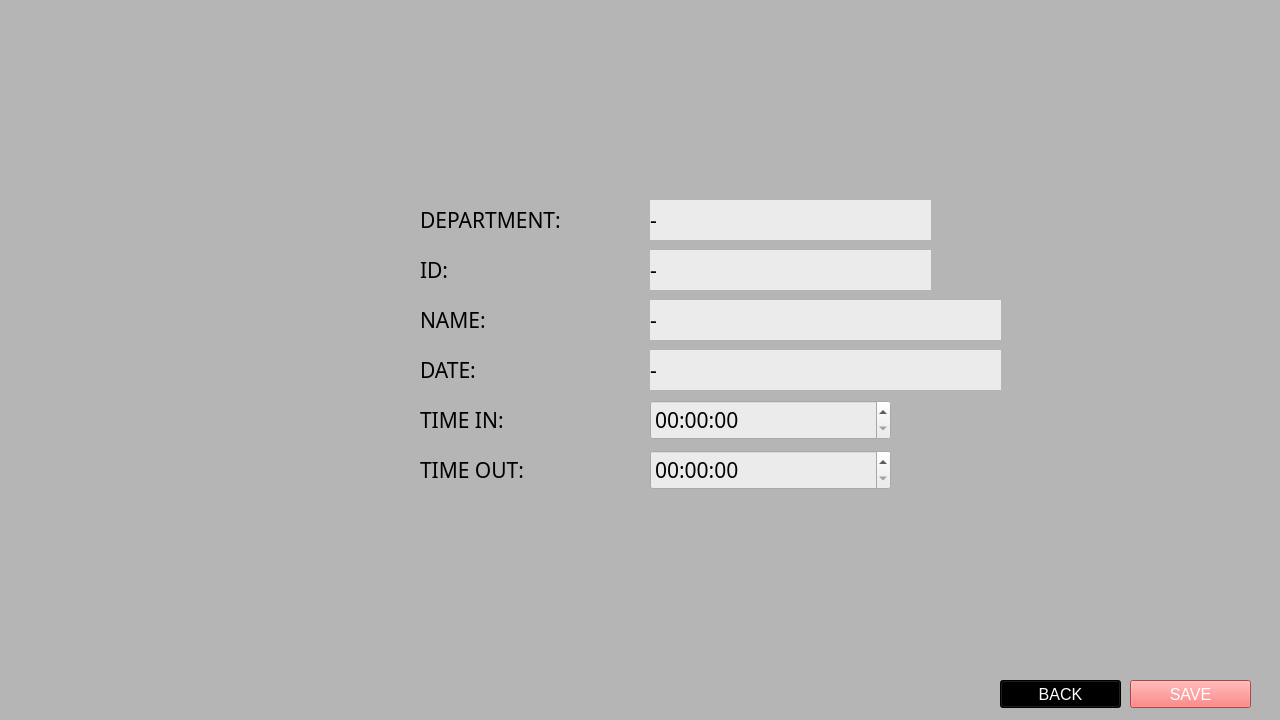
<?xml version="1.0" encoding="UTF-8"?>
<ui version="4.0">
 <class>MainWindow</class>
 <widget class="QMainWindow" name="MainWindow">
  <property name="geometry">
   <rect>
    <x>0</x>
    <y>0</y>
    <width>1280</width>
    <height>720</height>
   </rect>
  </property>
  <property name="sizePolicy">
   <sizepolicy hsizetype="Fixed" vsizetype="Fixed">
    <horstretch>0</horstretch>
    <verstretch>0</verstretch>
   </sizepolicy>
  </property>
  <property name="font">
   <font>
    <pointsize>10</pointsize>
   </font>
  </property>
  <property name="windowTitle">
   <string>EDIT</string>
  </property>
  <property name="windowIcon">
   <iconset>
    <normaloff>icons8_Book_50px.png</normaloff>icons8_Book_50px.png</iconset>
  </property>
  <property name="windowOpacity">
   <double>1.000000000000000</double>
  </property>
  <property name="layoutDirection">
   <enum>Qt::LeftToRight</enum>
  </property>
  <property name="autoFillBackground">
   <bool>false</bool>
  </property>
  <property name="styleSheet">
   <string notr="true">background-color: rgb(181, 181, 181);</string>
  </property>
  <property name="toolButtonStyle">
   <enum>Qt::ToolButtonTextUnderIcon</enum>
  </property>
  <widget class="QWidget" name="centralwidget">
   <widget class="QLabel" name="label">
    <property name="geometry">
     <rect>
      <x>420</x>
      <y>200</y>
      <width>200</width>
      <height>40</height>
     </rect>
    </property>
    <property name="font">
     <font>
      <family>Century Gothic</family>
      <pointsize>16</pointsize>
     </font>
    </property>
    <property name="text">
     <string>DEPARTMENT:</string>
    </property>
   </widget>
   <widget class="QPushButton" name="pushButtonSave">
    <property name="geometry">
     <rect>
      <x>1130</x>
      <y>680</y>
      <width>121</width>
      <height>28</height>
     </rect>
    </property>
    <property name="font">
     <font>
      <pointsize>12</pointsize>
     </font>
    </property>
    <property name="styleSheet">
     <string notr="true">background-color: rgb(254, 92, 92);
color: rgb(255, 255, 255);</string>
    </property>
    <property name="text">
     <string>SAVE</string>
    </property>
    <property name="icon">
     <iconset>
      <normaloff>icons8_Save_64px_1.png</normaloff>icons8_Save_64px_1.png</iconset>
    </property>
   </widget>
   <widget class="QLabel" name="label_3">
    <property name="geometry">
     <rect>
      <x>420</x>
      <y>400</y>
      <width>200</width>
      <height>40</height>
     </rect>
    </property>
    <property name="font">
     <font>
      <family>Century Gothic</family>
      <pointsize>16</pointsize>
     </font>
    </property>
    <property name="text">
     <string>TIME IN:</string>
    </property>
    <property name="wordWrap">
     <bool>false</bool>
    </property>
   </widget>
   <widget class="QPushButton" name="pushButtonBack">
    <property name="geometry">
     <rect>
      <x>1000</x>
      <y>680</y>
      <width>121</width>
      <height>28</height>
     </rect>
    </property>
    <property name="font">
     <font>
      <pointsize>12</pointsize>
     </font>
    </property>
    <property name="styleSheet">
     <string notr="true">background-color: rgb(0, 0, 0);
color: rgb(255, 255, 255);
</string>
    </property>
    <property name="text">
     <string>BACK</string>
    </property>
    <property name="icon">
     <iconset>
      <normaloff>icons8_Back_To_26px.png</normaloff>icons8_Back_To_26px.png</iconset>
    </property>
   </widget>
   <widget class="QTimeEdit" name="timeEditTimeIn">
    <property name="geometry">
     <rect>
      <x>650</x>
      <y>400</y>
      <width>241</width>
      <height>40</height>
     </rect>
    </property>
    <property name="font">
     <font>
      <family>Century Gothic</family>
      <pointsize>16</pointsize>
     </font>
    </property>
    <property name="styleSheet">
     <string notr="true">background-color: rgb(235, 235, 235);</string>
    </property>
   </widget>
   <widget class="QTimeEdit" name="timeEditTimeOut">
    <property name="geometry">
     <rect>
      <x>650</x>
      <y>450</y>
      <width>241</width>
      <height>40</height>
     </rect>
    </property>
    <property name="font">
     <font>
      <family>Century Gothic</family>
      <pointsize>16</pointsize>
     </font>
    </property>
    <property name="styleSheet">
     <string notr="true">background-color: rgb(235, 235, 235);</string>
    </property>
   </widget>
   <widget class="QLabel" name="label_4">
    <property name="geometry">
     <rect>
      <x>420</x>
      <y>450</y>
      <width>200</width>
      <height>40</height>
     </rect>
    </property>
    <property name="font">
     <font>
      <family>Century Gothic</family>
      <pointsize>16</pointsize>
     </font>
    </property>
    <property name="text">
     <string>TIME OUT:</string>
    </property>
    <property name="wordWrap">
     <bool>false</bool>
    </property>
   </widget>
   <widget class="QLabel" name="label_5">
    <property name="geometry">
     <rect>
      <x>420</x>
      <y>300</y>
      <width>200</width>
      <height>40</height>
     </rect>
    </property>
    <property name="font">
     <font>
      <family>Century Gothic</family>
      <pointsize>16</pointsize>
     </font>
    </property>
    <property name="text">
     <string>NAME:</string>
    </property>
    <property name="wordWrap">
     <bool>false</bool>
    </property>
   </widget>
   <widget class="QLabel" name="labelName">
    <property name="geometry">
     <rect>
      <x>650</x>
      <y>300</y>
      <width>351</width>
      <height>40</height>
     </rect>
    </property>
    <property name="font">
     <font>
      <family>Century Gothic</family>
      <pointsize>16</pointsize>
     </font>
    </property>
    <property name="styleSheet">
     <string notr="true">background-color: rgb(235, 235, 235);</string>
    </property>
    <property name="text">
     <string>-</string>
    </property>
    <property name="wordWrap">
     <bool>false</bool>
    </property>
   </widget>
   <widget class="QLabel" name="labelID">
    <property name="geometry">
     <rect>
      <x>650</x>
      <y>250</y>
      <width>281</width>
      <height>40</height>
     </rect>
    </property>
    <property name="font">
     <font>
      <family>Century Gothic</family>
      <pointsize>16</pointsize>
     </font>
    </property>
    <property name="styleSheet">
     <string notr="true">background-color: rgb(235, 235, 235);</string>
    </property>
    <property name="text">
     <string>-</string>
    </property>
    <property name="wordWrap">
     <bool>false</bool>
    </property>
   </widget>
   <widget class="QLabel" name="label_6">
    <property name="geometry">
     <rect>
      <x>420</x>
      <y>250</y>
      <width>200</width>
      <height>40</height>
     </rect>
    </property>
    <property name="font">
     <font>
      <family>Century Gothic</family>
      <pointsize>16</pointsize>
     </font>
    </property>
    <property name="text">
     <string>ID:</string>
    </property>
    <property name="wordWrap">
     <bool>false</bool>
    </property>
   </widget>
   <widget class="QLabel" name="labelDepartment">
    <property name="geometry">
     <rect>
      <x>650</x>
      <y>200</y>
      <width>281</width>
      <height>40</height>
     </rect>
    </property>
    <property name="font">
     <font>
      <family>Century Gothic</family>
      <pointsize>16</pointsize>
     </font>
    </property>
    <property name="styleSheet">
     <string notr="true">background-color: rgb(235, 235, 235);</string>
    </property>
    <property name="text">
     <string>-</string>
    </property>
    <property name="wordWrap">
     <bool>false</bool>
    </property>
   </widget>
   <widget class="QLabel" name="labelDate">
    <property name="geometry">
     <rect>
      <x>650</x>
      <y>350</y>
      <width>351</width>
      <height>40</height>
     </rect>
    </property>
    <property name="font">
     <font>
      <family>Century Gothic</family>
      <pointsize>16</pointsize>
     </font>
    </property>
    <property name="styleSheet">
     <string notr="true">background-color: rgb(235, 235, 235);</string>
    </property>
    <property name="text">
     <string>-</string>
    </property>
    <property name="wordWrap">
     <bool>false</bool>
    </property>
   </widget>
   <widget class="QLabel" name="label_7">
    <property name="geometry">
     <rect>
      <x>420</x>
      <y>350</y>
      <width>200</width>
      <height>40</height>
     </rect>
    </property>
    <property name="font">
     <font>
      <family>Century Gothic</family>
      <pointsize>16</pointsize>
     </font>
    </property>
    <property name="text">
     <string>DATE:</string>
    </property>
    <property name="wordWrap">
     <bool>false</bool>
    </property>
   </widget>
  </widget>
 </widget>
 <tabstops>
  <tabstop>pushButtonSave</tabstop>
  <tabstop>pushButtonBack</tabstop>
 </tabstops>
 <resources>
  <include location="pictures.qrc"/>
 </resources>
 <connections/>
</ui>
